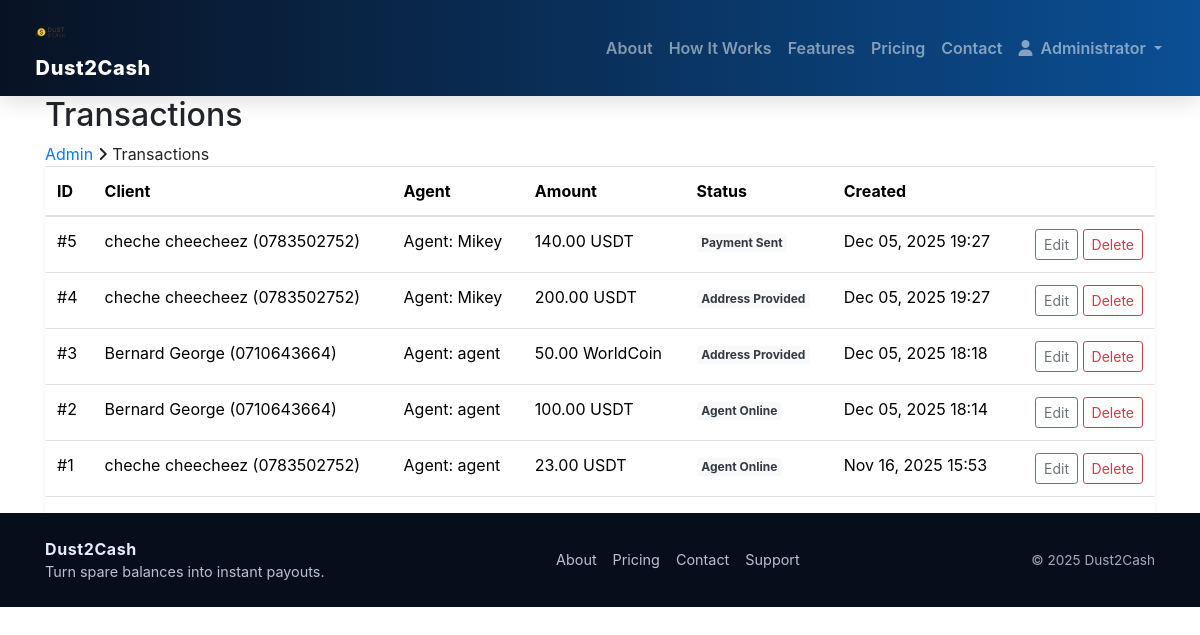
The app's page /console/transactions/ (signed in) with its own data.
### core/models.py (models this page shows, shortened)
class Transaction(models.Model):
    PLATFORM_CHOICES = [
        ('binance', 'Binance'),
        ('bybit', 'Bybit'),
        ('bitget', 'Bitget'),
    ]
    CURRENCY_CHOICES = [
        ('usdt', 'USDT'),
        ('worldcoin', 'WorldCoin'),
    ]
    PAYMENT_METHOD_CHOICES = [
        ('mpesa', 'M-Pesa'),
        ('airtel', 'Airtel Money'),
    ]
    STATUS_CHOICES = [
        ('pending', 'Pending'),
        ('agent_requested', 'Agent Requested'),
        ('agent_online', 'Agent Online'),
        ('address_provided', 'Address Provided'),
        ('crypto_received', 'Crypto Received'),
        ('payment_sent', 'Payment Sent'),
        ('completed', 'Completed'),
        ('cancelled', 'Cancelled'),
    ]
    client = models.ForeignKey(ClientProfile, on_delete=models.CASCADE, related_name='transactions')
    agent = models.ForeignKey(AgentProfile, on_delete=models.SET_NULL, null=True, blank=True,
                              related_name='transactions')
    platform = models.CharField(max_length=20, choices=PLATFORM_CHOICES)
    currency = models.CharField(max_length=20, choices=CURRENCY_CHOICES)
    amount = models.DecimalField(max_digits=10, decimal_places=2)
    exchange_rate = models.DecimalField(max_digits=10, decimal_places=2, default=Decimal('100.00'))
    transaction_fee = models.DecimalField(max_digits=10, decimal_places=2, default=Decimal('0.00'))
    amount_to_receive = models.DecimalField(max_digits=10, decimal_places=2, blank=True, null=True)
    payment_method = models.CharField(max_length=20, choices=PAYMENT_METHOD_CHOICES)
    payment_phone = models.CharField(max_length=15)
    transfer_address = models.CharField(max_length=255, blank=True, null=True)
    status = models.CharField(max_length=20, choices=STATUS_CHOICES, default='pending')
    created_at = models.DateTimeField(auto_now_add=True)
    updated_at = models.DateTimeField(auto_now=True)
    request_timeout = models.DateTimeField(null=True, blank=True)
    class Meta:
        verbose_name = "Transaction"
        verbose_name_plural = "Transactions"

class ClientProfile(models.Model):
    user = models.OneToOneField(User, on_delete=models.CASCADE, related_name='client_profile')
    phone_number = models.CharField(max_length=15)
    first_name = models.CharField(max_length=100)
    last_name = models.CharField(max_length=100)
    email = models.EmailField()
    created_at = models.DateTimeField(auto_now_add=True)
    def __str__(self):
        return f"{self.first_name} {self.last_name} ({self.phone_number})"

class AgentProfile(models.Model):
    user = models.OneToOneField(User, on_delete=models.CASCADE, related_name='agent_profile')
    is_online = models.BooleanField(default=False)
    last_online = models.DateTimeField(null=True, blank=True)
    def __str__(self):
        return f"Agent: {self.user.username}"

### core/views.py (the view)
# urls.py: path('console/transactions/', views.AdminTransactionListView.as_view(), name='admin_transactions'),
@method_decorator(staff_member_required, name='dispatch')
class AdminTransactionListView(ListView):
    model = Transaction
    template_name = 'admin/transactions_list.html'
    context_object_name = 'transactions'
    ordering = ['-created_at']

### core/context_processors.py (called while the page is built, shortened)
def dust2cash_settings(request):
    return {
        'settings': {
            'buying_rate_per_usdt': 100.00,
            'transaction_fee_percent': 1.50,
            'min_trade_amount_usdt': 5.00,
        },
        'now': {
            'year': 2025  # you can replace with datetime.now().year
        }
    }

def user_portal(request):
    dashboard_url = None
    role = 'guest'
    if request.user.is_authenticated:
        if request.user.is_staff:
            dashboard_url = 'admin_dashboard'
            role = 'admin'
    return {
        'user_portal': {
            'dashboard_url': dashboard_url,
            'role': role,
        }
    }

### core/templates/admin/transactions_list.html (shortened to what this page needs)
{% extends 'base.html' %}
{% block content %}
<section class="page-info-section">
  <div class="container">
    <h2>Transactions</h2>
    <div class="site-beradcamb">
      <a href="/console/">Admin</a>
      <span><i class="fa fa-angle-right"></i> Transactions</span>
    </div>
  </div>
</section>
<section class="spad">
  <div class="container">
    <div class="table-responsive shadow-sm">
      <table class="table table-hover align-middle">
        <thead>
          <tr>
            <th>ID</th>
            <th>Client</th>
            <th>Agent</th>
            <th>Amount</th>
            <th>Status</th>
            <th>Created</th>
            <th></th>
          </tr>
        </thead>
        <tbody>
          {% for tx in transactions %}
          <tr>
            <td>#{{ tx.id }}</td>
            <td>{{ tx.client }}</td>
            <td>{{ tx.agent }}</td>
            <td>{{ tx.amount }} {{ tx.get_currency_display }}</td>
            <td><span class="badge bg-light text-dark">{{ tx.get_status_display }}</span></td>
            <td>{{ tx.created_at|date:'M d, Y H:i' }}</td>
            <td class="text-end">
              <a class="btn btn-outline-secondary btn-sm" href="/console/transactions/{{ tx.pk }}/edit/">Edit</a>
              <a class="btn btn-outline-danger btn-sm" href="/console/transactions/{{ tx.pk }}/delete/">Delete</a>
            </td>
          </tr>
          {% empty %}
          <tr><td colspan="7" class="text-center text-muted py-4">No transactions found.</td></tr>
          {% endfor %}
        </tbody>
      </table>
    </div>
  </div>
</section>
{% endblock %}

### core/templates/base.html (shortened to what this page needs)
<!DOCTYPE html>
{% load static %}
<html lang="en">
<head>
  <link rel="stylesheet" href="{% static 'css/master.css' %}"/>
  <link rel="stylesheet" href="{% static 'css/bootstrap.min.css' %}"/>
  <link rel="stylesheet" href="{% static 'css/font-awesome.min.css' %}"/>
  <link rel="stylesheet" href="{% static 'css/themify-icons.css' %}"/>
  <link rel="stylesheet" href="{% static 'css/animate.css' %}"/>
  <link rel="stylesheet" href="{% static 'css/owl.carousel.css' %}"/>
</head>
<body class="{% block body_class %}{% endblock %}">
  <header class="header-section">
    <nav class="navbar navbar-expand-lg navbar-dark navbar-dust" aria-label="Primary navigation">
      <div class="container">
        <a href="/" class="navbar-brand site-logo">
          <img src="{% static 'img/dust2cashlogo.png' %}" alt="Dust2Cash logo">
          <span class="logo-text">Dust2Cash</span>
        </a>
        <div class="collapse navbar-collapse" id="primaryNav">
          <ul class="navbar-nav ms-auto mb-2 mb-lg-0 align-items-lg-center">
            <li class="nav-item"><a class="nav-link" href="/about">About</a></li>
            <li class="nav-item"><a class="nav-link" href="/how-it-works">How it works</a></li>
            <li class="nav-item"><a class="nav-link" href="/features">Features</a></li>
            <li class="nav-item"><a class="nav-link" href="/pricing">Pricing</a></li>
            <li class="nav-item"><a class="nav-link" href="/contact">Contact</a></li>
            {% if request.user.is_authenticated %}
              <li class="nav-item dropdown">
                <a class="nav-link dropdown-toggle" href="#" id="accountMenu" role="button" data-bs-toggle="dropdown" aria-expanded="false">
                  <i class="fa fa-user me-1" aria-hidden="true"></i>
                  <span>{{ request.user.get_short_name|default:request.user.username }}</span>
                </a>
              </li>
            {% endif %}
          </ul>
        </div>
      </div>
    </nav>
  </header>
  <main id="main-content" tabindex="-1">
    {% block content %}{% endblock %}
  </main>
  <footer class="footer-minimal">
    <div class="container py-4" >
      <div class="footer-minimal__content">
        <div>
          <p class="footer-minimal__brand">Dust2Cash</p>
          <p class="footer-minimal__tagline">Turn spare balances into instant payouts.</p>
        </div>
        <ul class="footer-minimal__links">
          <li><a href="/about/">About</a></li>
          <li><a href="/pricing/">Pricing</a></li>
          <li><a href="/contact">Contact</a></li>
          <li><a href="/support/">Support</a></li>
        </ul>
        <span class="footer-minimal__copyright">© {% now "Y" %} Dust2Cash</span>
      </div>
    </div>
  </footer>
</body>
</html>

### static/css/master.css (style rules this page uses)
* { box-sizing: border-box; }
html,body { height: 100%; margin: 0; font-family: "Lato", "Montserrat", system-ui, -apple-system, "Segoe UI", Roboto, "Helvetica Neue", Arial; -webkit-font-smoothing:antialiased; -moz-osx-font-smoothing:grayscale; }
body, html { margin: 0; padding: 0; }
.header-section { position: sticky; top: 0; z-index: 10000; box-shadow: 0 6px 20px rgba(0,0,0,0.12); }
.navbar-dust { background: linear-gradient(90deg,#081223,#0b4f94); padding: 0.5rem 1rem; }
.navbar-dust .navbar-brand { font-weight: 800; color: #fff; font-size: 1.25rem; }
.navbar-dust .logo-text { margin-left: 0.35rem; letter-spacing: 0.6px; }
.navbar-dust .nav-link { color: rgba(255,255,255,0.8); font-weight: 600; text-transform: capitalize; }
.header-section .container, .header-section .container-fluid { display: flex; align-items: center; gap: 0.5rem; justify-content: space-between; padding: 0; }
.site-logo { display:inline-flex; align-items:center; gap:10px; text-decoration:none; color: rgba(8, 18, 35, 0.92); font-weight:800; }
.site-logo img { height: 40px; display:block; }
.footer-minimal { background: #060e1c; color: #e6ecff; }
.footer-minimal__content { display: flex; flex-direction: column; gap: 0.75rem; align-items: center; text-align: center; }
.footer-minimal__brand { font-weight: 700; letter-spacing: 0.6px; margin-bottom: 0; }
.footer-minimal__tagline { margin: 0; font-size: 0.9rem; color: rgba(230, 236, 255, 0.8); }
.footer-minimal__links { list-style: none; padding: 0; margin: 0; display: flex; gap: 1rem; font-size: 0.9rem; }
.footer-minimal__links a { color: rgba(230, 236, 255, 0.8); text-decoration: none; }
.footer-minimal__copyright { font-size: 0.85rem; color: rgba(230, 236, 255, 0.7); }
@media (min-width: 768px) { .footer-minimal__content { flex-direction: row; justify-content: space-between; text-align: left; } }

### records on screen
Transaction: id "5", client "cheche cheecheez (0783502752)", agent "Agent: Mikey", amount "140.00", currency "USDT", status "Payment Sent", created_at "Dec 05, 2025 19:27"
Transaction: id "4", client "cheche cheecheez (0783502752)", agent "Agent: Mikey", amount "200.00", currency "USDT", status "Address Provided", created_at "Dec 05, 2025 19:27"
Transaction: id "3", client "Bernard George (0710643664)", agent "Agent: agent", amount "50.00", currency "WorldCoin", status "Address Provided", created_at "Dec 05, 2025 18:18"
Transaction: id "2", client "Bernard George (0710643664)", agent "Agent: agent", amount "100.00", currency "USDT", status "Agent Online", created_at "Dec 05, 2025 18:14"
Transaction: id "1", client "cheche cheecheez (0783502752)", agent "Agent: agent", amount "23.00", currency "USDT", status "Agent Online", created_at "Nov 16, 2025 15:53"

### other values on screen
{{ request.user.get_short_name|default:request.user.username }} "Administrator"
